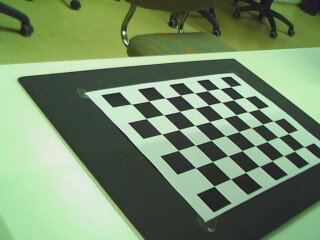
#> input picture images/left_000.jpg, 320 x 240 px; its folder holds only this picture in this run
$ python camera_calibration.py
#> lines starting #> are read from the running program, lines starting #| are printed output that depends on the picture; after the words box and inside, x2 and y2 are one past the last pixel; in counts of white or black regions, pixels touching at a corner belong together; long printed decimals are rounded
import numpy as np
import cv2
import glob

# Define chessboard size
chessboard_size = (8, 6)  # Adjust based on your actual chessboard

# Prepare object points
objp = np.zeros((np.prod(chessboard_size), 3), np.float32)
objp[:, :2] = np.mgrid[0:chessboard_size[0], 0:chessboard_size[1]].T.reshape(-1, 2)

# Find chessboard corners in images
images = glob.glob('/home/pv/DCT/images/left_*.jpg')  # Path to your chessboard images
objpoints = []  # 3D points in real world space
imgpoints = []  # 2D points in image plane

if len(images) == 0:
    print("No images found. Check the file path and pattern.")
else:
    for fname in images:
        print(f"Processing {fname}")
        img = cv2.imread(fname)
#> img is the input picture: shape (240, 320, 3); mean B, G, R 106.8, 140.9, 117.7

        if img is None:
            print(f"Failed to load image {fname}")
            continue

        gray = cv2.cvtColor(img, cv2.COLOR_BGR2GRAY)
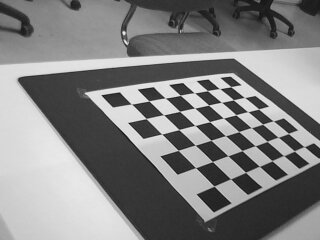
#> gray: shape (240, 320); min 10, max 241, mean 130.1
        ret, corners = cv2.findChessboardCorners(gray, chessboard_size, None)
#> ret = True; corners = 48 rows, first 8: [131.4, 104], [148.9, 100.8], [165.1, 97.97], [180.3, 95.32], [194.5, 92.77], [207.4, 90.59], [219.8, 88.65], [230.8, 86.61]

        if ret:
            objpoints.append(objp)
            imgpoints.append(corners)

            # Draw and display the corners
            img = cv2.drawChessboardCorners(img, chessboard_size, corners, ret)
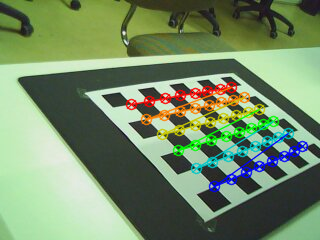
#> img: shape (240, 320, 3); 8.44% of pixels changed, all inside (x1, y1, x2, y2) = (125, 81, 309, 193)
            cv2.imshow('img', img)
            cv2.waitKey(500)  # Display each image for a short time
        else:
            print(f"Chessboard corners not found in {fname}")

    # Calibrate the camera if we have valid points
    if len(objpoints) > 0 and len(imgpoints) > 0:
        ret, mtx, dist, rvecs, tvecs = cv2.calibrateCamera(objpoints, imgpoints, gray.shape[::-1], None, None)
#> ret = 0.176; mtx = [[430.6, 0, 158.9], [0, 431.3, 121], [0, 0, 1]]; dist = [[-0.715, 9.75, 0.0125, 0.00816, -56.94]]; rvecs = ([-0.801, -0.639, -0.491],); tvecs = ([-1.14, -0.703, 17.74],)

        # Save calibration results
        np.savez('camera_calibration.npz', mtx=mtx, dist=dist)

        # Print calibration results
        print("Camera matrix:\n", mtx)
#| Camera matrix:
#|  [[430.649   0.         158.920]
#|  [  0.         431.339 121.011]
#|  [  0.           0.           1.        ]]
        print("Distortion coefficients:\n", dist)
#| Distortion coefficients:
#|  [[-7.15377061e-01  9.75029042e+00  1.24895030e-02  8.16401203e-03
#|   -5.69410394e+01]]
    else:
        print("Not enough points for calibration. Check your images and calibration setup.")

# Cleanup
cv2.destroyAllWindows()

$ run again, on images/left_004.jpg
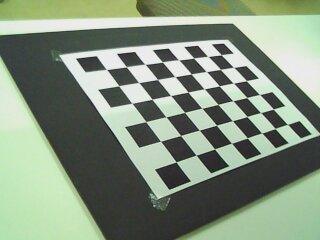
#> input picture images/left_004.jpg, 320 x 240 px
#> img is the input picture: shape (240, 320, 3); mean B, G, R 125.7, 144.7, 130.8
#> `gray = cv2.cvtColor(img, cv2.COLOR_BGR2GRAY)`:
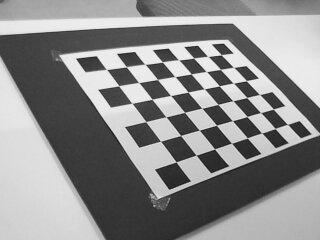
#> gray: shape (240, 320); min 18, max 250, mean 138.4
#> `ret, corners = cv2.findChessboardCorners(gray, chessboard_size, None)`: ret = True; corners = 48 rows, first 8: [106.6, 69.49], [126.3, 66.81], [145.1, 64.37], [162.3, 62], [178.7, 59.9], [193.7, 57.94], [208, 56.45], [221.3, 54.85]
#> `img = cv2.drawChessboardCorners(img, chessboard_size, corners, ret)`:
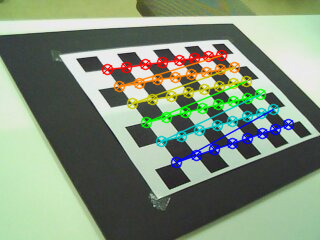
#> img: shape (240, 320, 3); 9.23% of pixels changed, all inside (x1, y1, x2, y2) = (101, 49, 295, 169)
#> `ret, mtx, dist, rvecs, tvecs = cv2.calibrateCamera(objpoints, imgpoint..`: ret = 0.13; mtx = [[408.8, 0, 158.1], [0, 433.5, 155.1], [0, 0, 1]]; dist = [[0.208, -5.3, 0.00127, -0.00799, 24.77]]; rvecs = ([-0.652, -0.538, -0.455],); tvecs = ([-2.11, -3.31, 16.79],)
#| Camera matrix:
#|  [[408.771   0.         158.141]
#|  [  0.         433.492 155.064]
#|  [  0.           0.           1.        ]]
#| Distortion coefficients:
#|  [[ 2.07656596e-01 -5.29617199e+00  1.26963122e-03 -7.98568528e-03
#|    2.47726099e+01]]

$ run again, on images/left_005.jpg
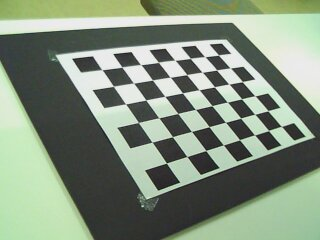
#> input picture images/left_005.jpg, 320 x 240 px
#> img is the input picture: shape (240, 320, 3); mean B, G, R 125.1, 143.7, 130.1
#> `gray = cv2.cvtColor(img, cv2.COLOR_BGR2GRAY)`:
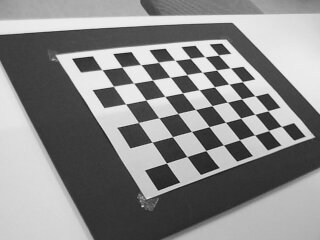
#> gray: shape (240, 320); min 17, max 251, mean 137.5
#> `ret, corners = cv2.findChessboardCorners(gray, chessboard_size, None)`: ret = True; corners = 48 rows, first 8: [101.8, 69.64], [121.8, 67.02], [140.8, 64.6], [158.4, 62.2], [175, 60.29], [190.3, 58.34], [204.9, 56.65], [218.4, 55.01]
#> `img = cv2.drawChessboardCorners(img, chessboard_size, corners, ret)`:
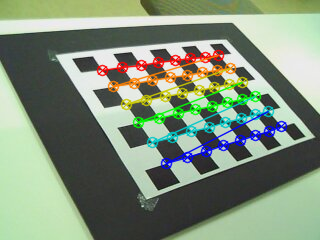
#> img: shape (240, 320, 3); 9.37% of pixels changed, all inside (x1, y1, x2, y2) = (96, 49, 288, 170)
#> `ret, mtx, dist, rvecs, tvecs = cv2.calibrateCamera(objpoints, imgpoint..`: ret = 0.107; mtx = [[412.3, 0, 142.5], [0, 411.9, 137.9], [0, 0, 1]]; dist = [[0.115, -2.63, 0.0057, -0.0127, 10.27]]; rvecs = ([-0.618, -0.515, -0.409],); tvecs = ([-1.67, -2.81, 16.98],)
#| Camera matrix:
#|  [[412.269   0.         142.504]
#|  [  0.         411.883 137.922]
#|  [  0.           0.           1.        ]]
#| Distortion coefficients:
#|  [[ 1.15366594e-01 -2.63312780e+00  5.70187697e-03 -1.26809855e-02
#|    1.02707869e+01]]

$ run again, on images/left_006.jpg
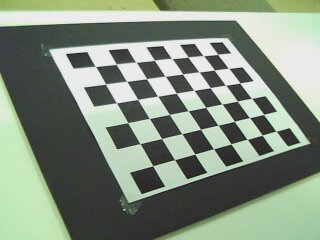
#> input picture images/left_006.jpg, 320 x 240 px
#> img is the input picture: shape (240, 320, 3); mean B, G, R 126.1, 141.8, 129.5
#> `gray = cv2.cvtColor(img, cv2.COLOR_BGR2GRAY)`:
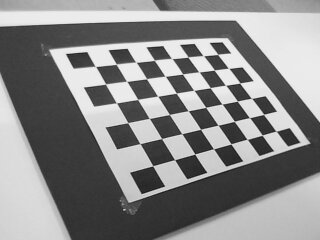
#> gray: shape (240, 320); min 20, max 250, mean 136.3
#> `ret, corners = cv2.findChessboardCorners(gray, chessboard_size, None)`: ret = True; corners = 48 rows, first 8: [95.61, 66.59], [116.2, 64.15], [136.3, 62.37], [154.4, 60.21], [171.9, 58.52], [187.8, 57], [203.3, 55.65], [217.7, 54.43]
#> `img = cv2.drawChessboardCorners(img, chessboard_size, corners, ret)`:
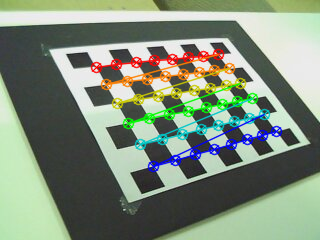
#> img: shape (240, 320, 3); 9.65% of pixels changed, all inside (x1, y1, x2, y2) = (90, 48, 283, 173)
#> `ret, mtx, dist, rvecs, tvecs = cv2.calibrateCamera(objpoints, imgpoint..`: ret = 0.13; mtx = [[419.3, 0, 162.7], [0, 444.5, 137], [0, 0, 1]]; dist = [[0.248, -8.92, 0.00136, -0.0114, 56.45]]; rvecs = ([-0.626, -0.524, -0.38],); tvecs = ([-2.78, -2.77, 17.44],)
#| Camera matrix:
#|  [[419.299   0.         162.663]
#|  [  0.         444.531   137.040]
#|  [  0.           0.           1.        ]]
#| Distortion coefficients:
#|  [[ 2.48157935e-01 -8.92038105e+00  1.36415333e-03 -1.13659873e-02
#|    5.64542627e+01]]

$ run again, on images/left_001.jpg
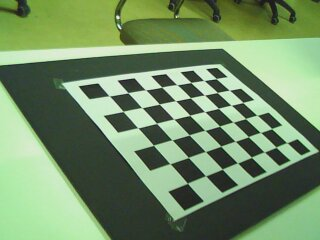
#> input picture images/left_001.jpg, 320 x 240 px
#> img is the input picture: shape (240, 320, 3); mean B, G, R 103, 142.3, 114.6
#> `gray = cv2.cvtColor(img, cv2.COLOR_BGR2GRAY)`:
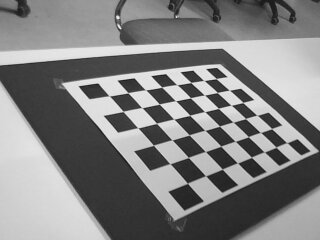
#> gray: shape (240, 320); min 19, max 245, mean 129.5
#> `ret, corners = cv2.findChessboardCorners(gray, chessboard_size, None)`: ret = True; corners = 48 rows, first 8: [109.1, 95.82], [127.9, 92.67], [145.8, 89.98], [161.7, 87.09], [176.7, 84.62], [190.8, 82.45], [204, 80.52], [216.2, 78.6]
#> `img = cv2.drawChessboardCorners(img, chessboard_size, corners, ret)`:
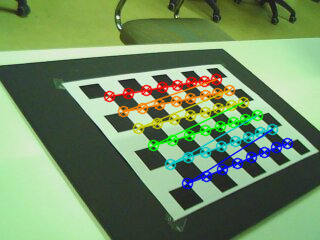
#> img: shape (240, 320, 3); 8.85% of pixels changed, all inside (x1, y1, x2, y2) = (103, 73, 294, 190)
#> `ret, mtx, dist, rvecs, tvecs = cv2.calibrateCamera(objpoints, imgpoint..`: ret = 0.141; mtx = [[445.5, 0, 162.1], [0, 427.6, 97.9], [0, 0, 1]]; dist = [[-0.45, 6.15, 0.0204, -0.00703, -35.3]]; rvecs = ([-0.774, -0.669, -0.461],); tvecs = ([-2.12, -0.0901, 17.87],)
#| Camera matrix:
#|  [[445.481   0.         162.057]
#|  [  0.         427.582  97.899]
#|  [  0.           0.           1.        ]]
#| Distortion coefficients:
#|  [[-4.49969110e-01  6.14539136e+00  2.04473604e-02 -7.03020818e-03
#|   -3.52994054e+01]]
